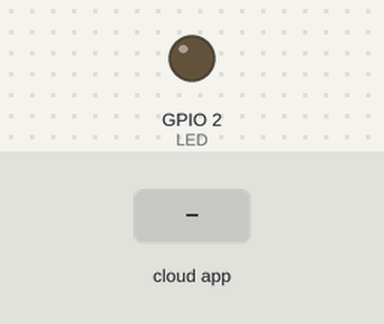
Bench run of a sketch on a simulated ESP8266 (NodeMCU). Parts: output pins drawn as LEDs (lit = HIGH). The inputs (shaded band) are chosen by the test bench. WiFi joins after 1.5 s; servers stay silent unless stated; the Firebase database answers and starts empty; what the sketch prints to the serial monitor is not drawn.

Above: at 2.8 s.
2.9 s: the phone or cloud app sets LEDStatus to 1
At 3.8 s:
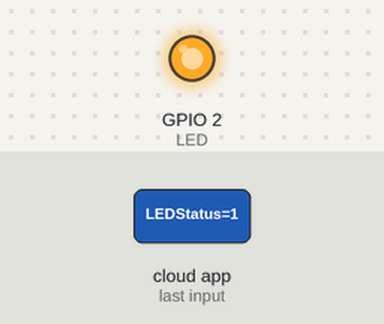
4.4 s: the phone or cloud app sets LEDStatus to 0
At 5.6 s:
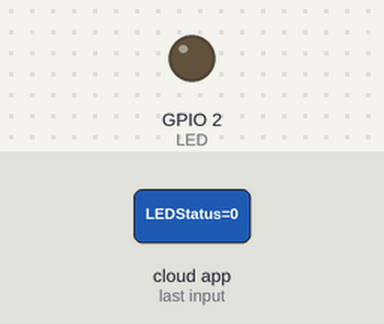
Timing chart, 0 to 7.4 s (numbered marks = the images above; inputs shaded):
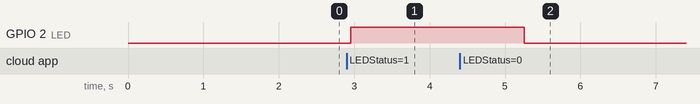

The sketch:

sketch_jun20d.ino
```cpp
#include <ESP8266WiFi.h>
#include <FirebaseArduino.h>

// Set these to run example.
#define FIREBASE_HOST "nodemcu-a8b51.firebaseio.com"
#define FIREBASE_AUTH "VWHZSFZARZKxAaHHMQUofvQJnL47OpwNDTtRe8ki"
#define WIFI_SSID "umang"
#define WIFI_PASSWORD "pppppppp"

#define LED 2

void setup()
{

  pinMode(LED,OUTPUT);
  digitalWrite(LED,0);
  Serial.begin(115200);
  WiFi.begin(WIFI_SSID, WIFI_PASSWORD);
  Serial.print("connecting");

  while (WiFi.status() != WL_CONNECTED)
  {
  Serial.print(".");
  delay(500);
  }
Serial.println();
Serial.print("connected: ");
Serial.println(WiFi.localIP());
Firebase.begin(FIREBASE_HOST, FIREBASE_AUTH);
Firebase.setInt("LEDStatus",0);
}

void loop()
{
  if(Firebase.getInt("LEDStatus"))
    {
    digitalWrite(LED,HIGH);
    }
  else
    {
    digitalWrite(LED,LOW);
    }
  if (Firebase.failed()) // Check for errors
  {
  Serial.print("setting /number failed:");
  Serial.println(Firebase.error());
  return;
  }
delay(1000);
}
```

Measured:
- after the input at 2.9 s, GPIO 2 (LED): LOW → HIGH after 0.05 s
- after the input at 4.4 s, GPIO 2 (LED): HIGH → LOW after 0.85 s
